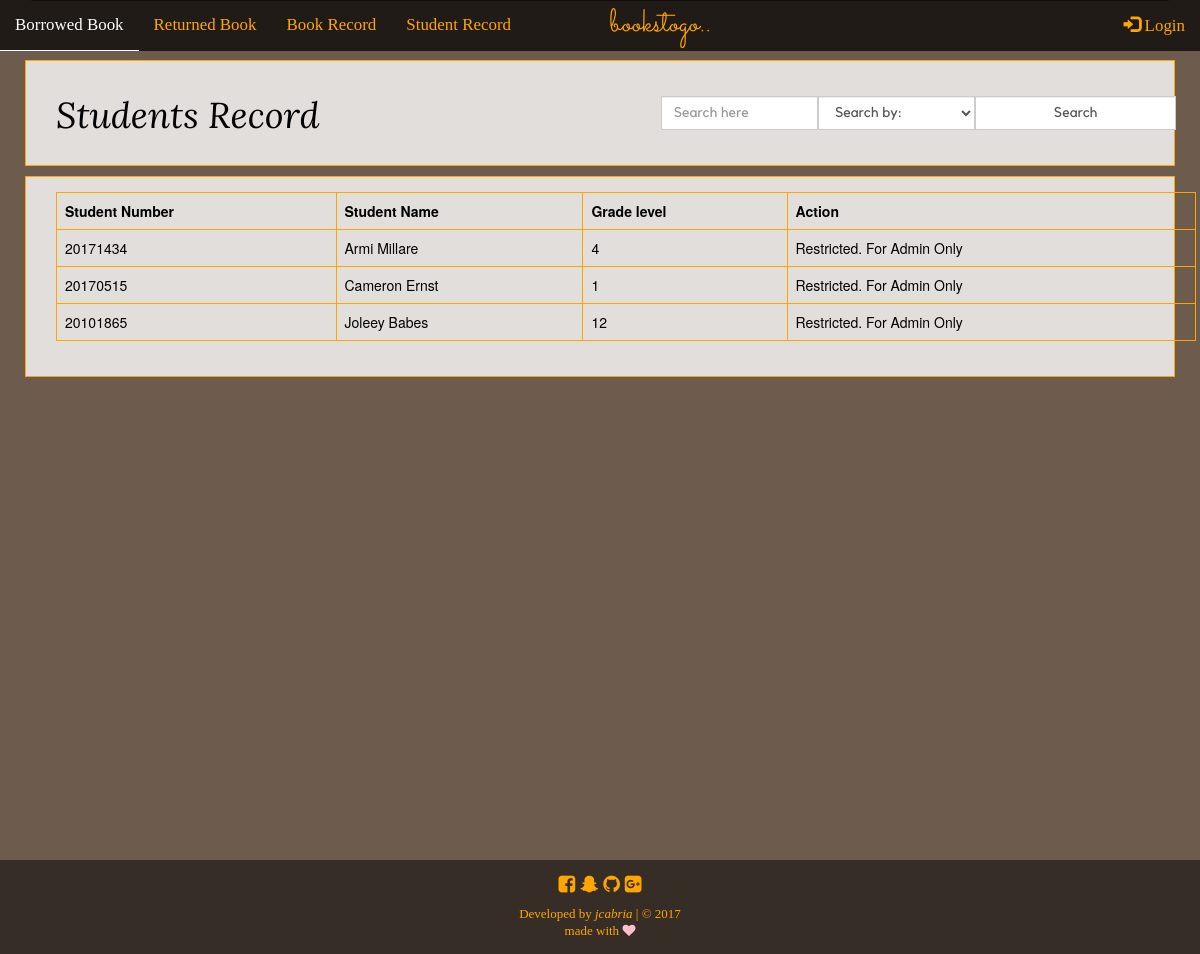
/student_record.php, run on an earlier commit of the app's database.
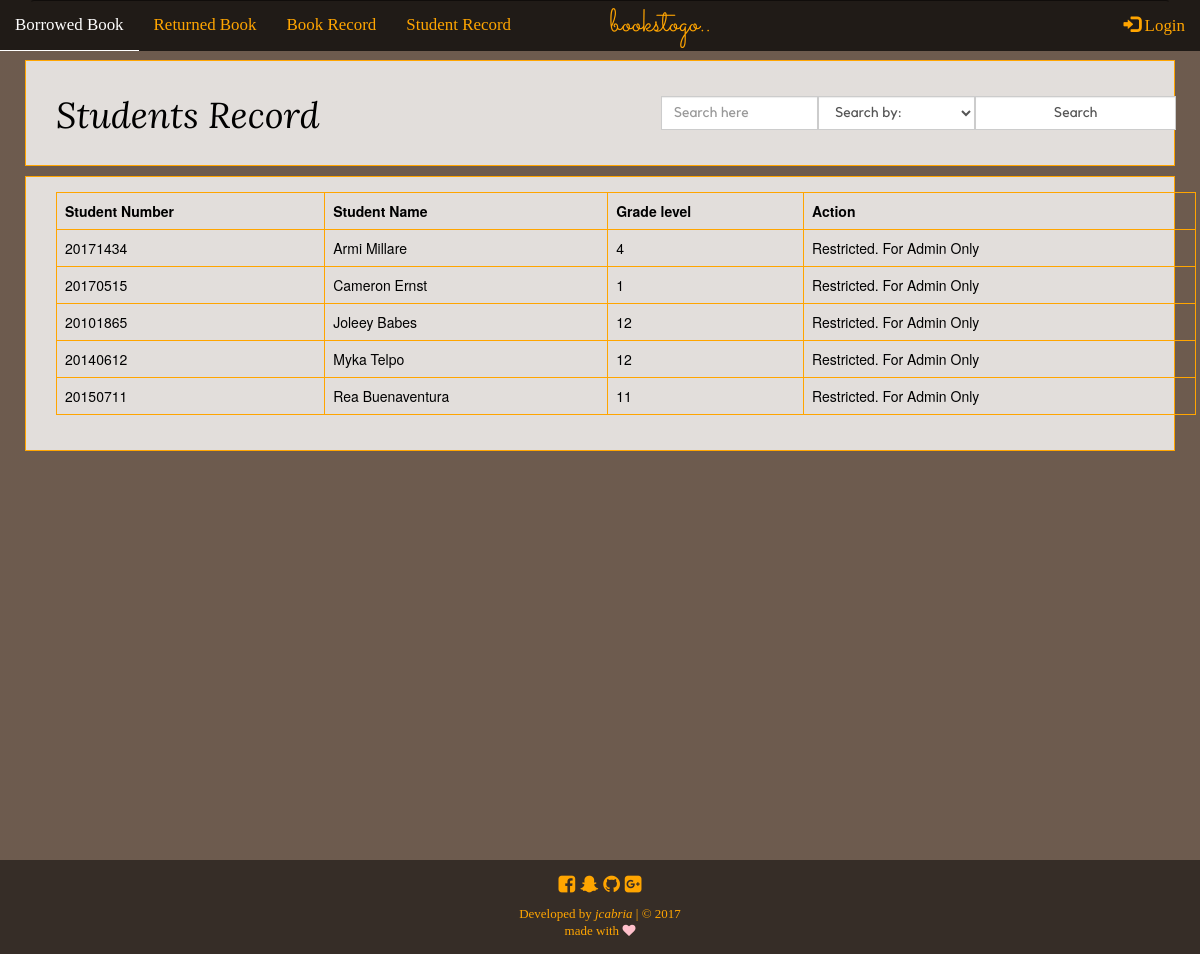
And on a later commit of the database.
### tables this page shows
CREATE TABLE `students_record` (
  `id` int(11) NOT NULL,
  `student_number` int(8) NOT NULL,
  `student_name` varchar(255) NOT NULL,
  `grade_level` varchar(255) NOT NULL
);

### student_record.php (the view, shortened to what this page needs)
<?php
function display_content() {
	require_once('connection.php');
	echo "
		<div class='container-fluid stud-record-div'>
			<div class='container'>
				<div class='row'>
					<form method='POST' action=''>
						<div class='col-md-6'>
							<h1>Students Record</h1>";
						echo "</div>
						<div class='col-md-6'>
							<div class='input-group search_trans'>
								<span class='input-group-btn'>
									<input type='text' class='form-control' placeholder='Search here' name='search_stud'>
								</span>
								<span class='input-group-btn'>
									<select name='search_ddown' class='form-control'>
										<option disabled selected>
											Search by: </option>
										<option value='student_number'>
											Student Number</option>
										<option value='student_name'>
											Student Name</option>
										<option value='grade_level'>
											Grade Level</option>
									</select>
								</span>
								<span class='input-group-btn'>
									<input type='submit' class='form-control' name='search-stud-btn' value='Search'>
								</span>
							</div>
						</div>
					</form>
				</div>
			</div>
		</div>";
	$sql = "SELECT * FROM students_record ORDER BY student_name ASC";
	$show = mysqli_query($conn, $sql);
	if (isset($_POST['search-stud-btn'])) {
		$search_stud = $_POST['search_stud'];
		$search_ddown = $_POST['search_ddown'];
		$query = "SELECT * FROM students_record WHERE $search_ddown LIKE '%$search_stud%'";
		$result = mysqli_query($conn, $query);
		echo "Search result for <em>$search_stud</em>. Found " .mysqli_num_rows($result). " result.<br><hr><br>";
		if (mysqli_num_rows($result) > 0) {
			echo "
				<div class='container-fluid stud-record-div'>
					<div class='container'>
						<div class='table-responsive'>
							<table class='table table-bordered table-hover'>
								<thead>
									<tr>
										<th>Student Number</th>
										<th>Student Name</th>
										<th>Grade level</th>
										<th>Action</th>
									</tr>
								</thead>
								<tbody>";
								while ($row = mysqli_fetch_assoc($result)) {
									extract($row);
								echo "<tr>
										<td>".$row['student_number']."</td>
										<td>".$row['student_name']."</td>
										<td>".$row['grade_level']."</td>";
								if (isset($_SESSION['username'])) {
									echo "<td>";
									echo '<a type="button" class="btn btn-default" href="">Update</a>
										<a type="button" class="btn btn-default" href="">Delete</a>';
									echo"</td>";
									} else {
										echo "<td>Restricted. For Admin Only</td>";
									}
								echo"</tr>";
									}
							echo"</tbody>
							</table>
						</div>
					</div>
				</div>";
		}
	}
	else {
		if (mysqli_num_rows($show) > 0) {
			echo "
				<div class='container-fluid stud-record-div'>
					<div class='container'>
						<div class='table-responsive'>
							<table class='table table-bordered table-hover'>
								<thead>
									<tr>
										<th>Student Number</th>
										<th>Student Name</th>
										<th>Grade level</th>
										<th>Action</th>
									</tr>
								</thead>
								<tbody>";
								while ($row = mysqli_fetch_assoc($show)) {
									extract($row);
								echo "<tr>
										<td>".$row['student_number']."</td>
										<td>".$row['student_name']."</td>
										<td>".$row['grade_level']."</td>";
								if (isset($_SESSION['username'])) {
									echo "<td>";
									echo '<a type="button" class="btn btn-default" href="">Update</a>
										<a type="button" class="btn btn-default" href="">Delete</a>';
									echo"</td>";
									} else {
										echo "<td>Restricted. For Admin Only</td>";
									}
							echo"</tr>";
								}
						echo"</tbody>
						</table>
					</div>
				</div>
			</div>";
		}
	}
}
require_once('template.php');
 ?>

What changed in the data, as far as the page shows it:
added students_record: student_number "20140612", student_name "Myka Telpo", grade_level "12"
added students_record: student_number "20150711", student_name "Rea Buenaventura", grade_level "11"
